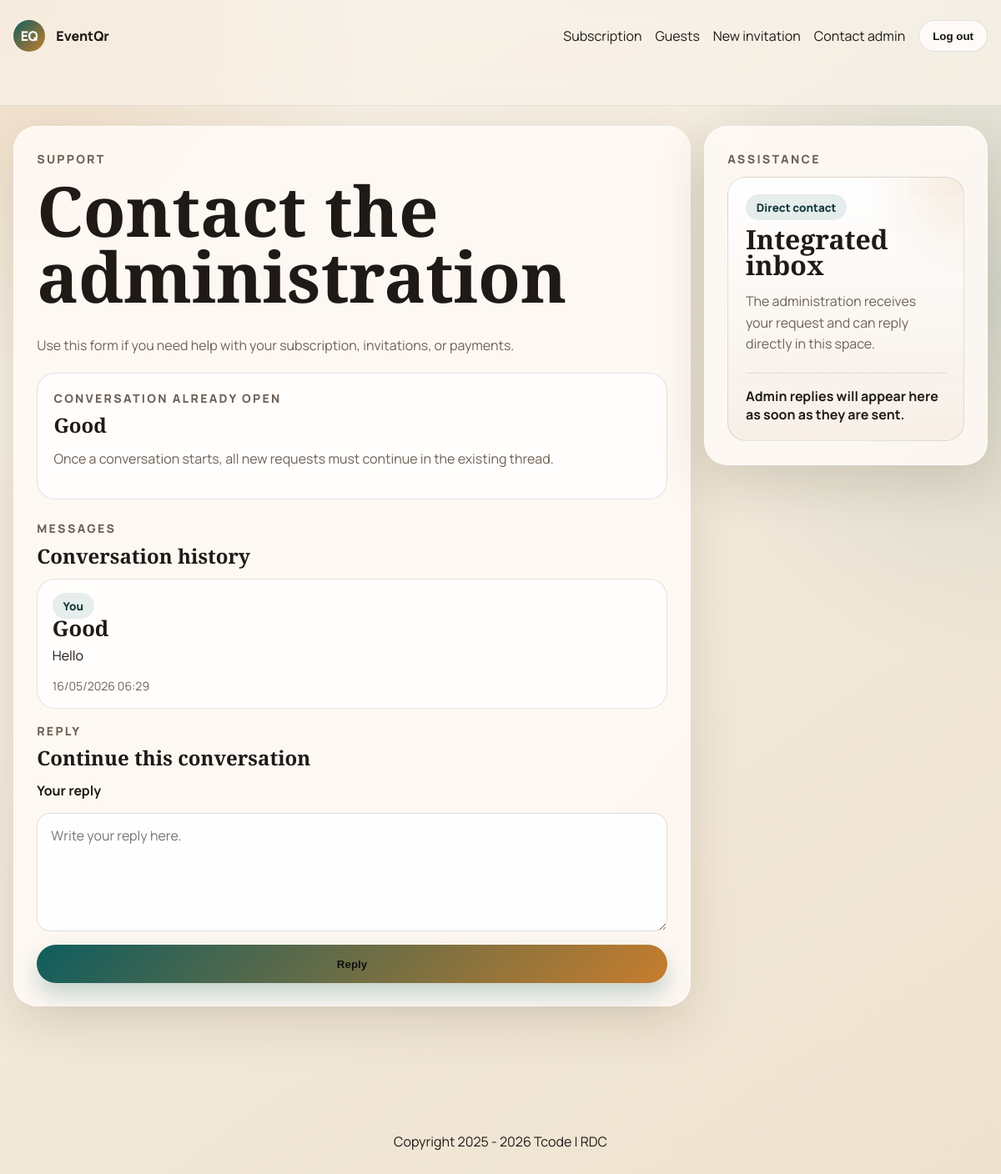
Page /contact-admin/ (signed in) on the committed database.
### invitations/models.py (models this page shows, shortened)
class OrganizerProfile(models.Model):
    MARIAGE = "mariage"
    ANNIVERSAIRE = "anniversaire"
    CONCERT = "concert"
    LANG_FR = "fr"
    LANG_EN = "en"
    EVENT_CHOICES = [
        (MARIAGE, "Mariage"),
        (ANNIVERSAIRE, "Anniversaire"),
        (CONCERT, "Concert"),
    ]
    LANGUAGE_CHOICES = [
        (LANG_FR, "Francais"),
        (LANG_EN, "English"),
    ]
    user = models.OneToOneField(User, on_delete=models.CASCADE, related_name="organizer_profile")
    ceremony_type = models.CharField("Type de ceremonie", max_length=20, choices=EVENT_CHOICES)
    planned_invitations = models.PositiveIntegerField("Nombre d'invitations prevu", default=1)
    phone_number = models.CharField("Numero Mobile Money", max_length=30, blank=True)
    preferred_language = models.CharField(max_length=5, choices=LANGUAGE_CHOICES, default=LANG_FR)
    support_thread_subject = models.CharField(max_length=150, blank=True)
    support_user_can_send = models.BooleanField(default=True)
    last_seen_at = models.DateTimeField(null=True, blank=True)
    created_at = models.DateTimeField(auto_now_add=True)

class SupportMessage(models.Model):
    SENDER_USER = "user"
    SENDER_ADMIN = "admin"
    SENDER_CHOICES = [
        (SENDER_USER, "Utilisateur"),
        (SENDER_ADMIN, "Administration"),
    ]
    organizer = models.ForeignKey(
        OrganizerProfile, on_delete=models.CASCADE, related_name="support_messages"
    )
    sender_type = models.CharField(max_length=10, choices=SENDER_CHOICES, default=SENDER_USER)
    sender_user = models.ForeignKey(
        User, on_delete=models.SET_NULL, null=True, blank=True, related_name="sent_support_messages"
    )
    subject = models.CharField(max_length=150)
    message = models.TextField()
    is_read_by_user = models.BooleanField(default=False)
    is_read_by_admin = models.BooleanField(default=False)
    created_at = models.DateTimeField(auto_now_add=True)
    class Meta:
        ordering = ["-created_at"]
    @property
    def sender_label(self):
        return tr_text("Administration", "Administration") if self.sender_type == self.SENDER_ADMIN else tr_text("Vous", "You")

### invitations/views.py (the view, shortened to what this page needs)
# urls.py: path("contact-admin/", ContactAdminView.as_view(), name="contact-admin"),
class ContactAdminView(LoginRequiredMixin, TemplateView):
    template_name = "invitations/contact_admin.html"
    def get_context_data(self, **kwargs):
        context = super().get_context_data(**kwargs)
        context["form"] = kwargs.get("form") or ContactAdminForm()
        context["reply_form"] = kwargs.get("reply_form") or ContactAdminReplyForm()
        profile = getattr(self.request.user, "organizer_profile", None)
        if profile:
            unread_messages = profile.support_messages.filter(sender_type=SupportMessage.SENDER_ADMIN, is_read_by_user=False)
            unread_messages.update(is_read_by_user=True)
            context["messages_thread"] = profile.support_messages.select_related("sender_user")[:30]
            context["thread_started"] = profile.support_messages.exists()
            context["can_send_message"] = profile.support_user_can_send
        return context

### invitations/forms.py
class ContactAdminForm(forms.Form):
    subject = forms.CharField(
        label="Sujet",
        max_length=150,
        widget=forms.TextInput(attrs={"class": "form-control", "placeholder": "Besoin d'aide sur mon abonnement"}),
    )
    message = forms.CharField(
        label="Message",
        widget=forms.Textarea(
            attrs={"class": "form-control", "rows": 6, "placeholder": "Expliquez votre demande ici."}
        ),
    )
    def __init__(self, *args, **kwargs):
        super().__init__(*args, **kwargs)
        self.fields["subject"].label = tr_text("Sujet", "Subject")
        self.fields["subject"].widget.attrs["placeholder"] = tr_text(
            "Besoin d'aide sur mon abonnement", "Need help with my subscription"
        )
        self.fields["message"].label = tr_text("Message", "Message")
        self.fields["message"].widget.attrs["placeholder"] = tr_text(
            "Expliquez votre demande ici.", "Explain your request here."
        )

class ContactAdminReplyForm(forms.Form):
    message = forms.CharField(
        label="Votre reponse",
        widget=forms.Textarea(
            attrs={"class": "form-control", "rows": 5, "placeholder": "Ecrivez votre reponse ici."}
        ),
    )
    def __init__(self, *args, **kwargs):
        super().__init__(*args, **kwargs)
        self.fields["message"].label = tr_text("Votre reponse", "Your reply")
        self.fields["message"].widget.attrs["placeholder"] = tr_text(
            "Ecrivez votre reponse ici.", "Write your reply here."
        )

### invitations/localization.py (called while the page is built)
def current_language():
    return (translation.get_language() or "fr")[:2]

def is_english():
    return current_language() == "en"

def tr_text(fr_text, en_text):
    return en_text if is_english() else fr_text

### invitations/templatetags/bilingual.py (called while the page is built)
@register.simple_tag(takes_context=True)
def tr(context, fr_text, en_text):
    request = context.get("request")
    language = ""
    if request is not None:
        language = getattr(request, "LANGUAGE_CODE", "")
    language = (language or translation.get_language() or "fr")[:2]
    return en_text if language == "en" else fr_text

### templates/invitations/contact_admin.html (shortened to what this page needs)
{% extends "base.html" %}
{% load bilingual %}
{% block content %}
<main class="form-layout">
    <section class="form-panel">
        <div class="section-head">
            <div>
                <p class="eyebrow">{% tr "Support" "Support" %}</p>
                <h1>{% tr "Contacter l administration" "Contact the administration" %}</h1>
            </div>
        </div>
        <p class="hero-text">
            {% tr "Utilisez ce formulaire si vous avez besoin d aide pour votre abonnement, vos invitations ou vos paiements." "Use this form if you need help with your subscription, invitations, or payments." %}
        </p>
        {% if not thread_started %}
        <form method="post" class="invitation-form">
            {% csrf_token %}
            {% for field in form %}
            <div class="field-group">
                <label for="{{ field.id_for_label }}">{{ field.label }}</label>
                {{ field }}
                {% if field.errors %}
                <div class="error-list">{{ field.errors }}</div>
                {% endif %}
            </div>
            {% endfor %}
            <button class="button button-primary" type="submit">{% tr "Envoyer le message" "Send message" %}</button>
        </form>
        {% else %}
        <div class="import-panel">
            <div>
                <p class="eyebrow">{% tr "Discussion deja ouverte" "Conversation already open" %}</p>
                <h2>{{ request.user.organizer_profile.support_thread_subject|default:"" }}{% if not request.user.organizer_profile.support_thread_subject %}{% tr "Fil de discussion en cours" "Current discussion thread" %}{% endif %}</h2>
                <p class="hero-text">
                    {% tr "Une fois une discussion entamee, toutes les nouvelles demandes passent par le fil existant." "Once a conversation starts, all new requests must continue in the existing thread." %}
                </p>
            </div>
        </div>
        {% endif %}
        {% if messages_thread %}
        <section class="thread-panel">
            <div class="section-head">
                <div>
                    <p class="eyebrow">{% tr "Messages" "Messages" %}</p>
                    <h2>{% tr "Historique des echanges" "Conversation history" %}</h2>
                </div>
            </div>
            <div class="message-thread">
                {% for item in messages_thread %}
                <article class="thread-bubble {% if item.sender_type == 'admin' %}thread-bubble-admin{% else %}thread-bubble-user{% endif %}">
                    <span class="badge">{{ item.sender_label }}</span>
                    <h3>{{ item.subject }}</h3>
                    <p>{{ item.message }}</p>
                    <small class="field-help">{{ item.created_at|date:"d/m/Y H:i" }}</small>
                </article>
                {% endfor %}
            </div>
            {% if thread_started and can_send_message %}
            <form method="post" action="{% url 'invitations:contact-admin-reply' %}" class="invitation-form">
                <div class="section-head">
                    <div>
                        <p class="eyebrow">{% tr "Repondre" "Reply" %}</p>
                        <h2>{% tr "Continuer cette discussion" "Continue this conversation" %}</h2>
                    </div>
                </div>
                {% for field in reply_form %}
                <div class="field-group">
                    <label for="{{ field.id_for_label }}">{{ field.label }}</label>
                    {{ field }}
                </div>
                {% endfor %}
                <button class="button button-primary" type="submit">{% tr "Repondre" "Reply" %}</button>
            </form>
            {% endif %}
        </section>
        {% endif %}
    </section>
    <aside class="preview-panel">
        <p class="eyebrow">{% tr "Assistance" "Assistance" %}</p>
        <div class="preview-card">
            <span class="badge">{% tr "Contact direct" "Direct contact" %}</span>
            <h2>{% tr "Boite de reception integree" "Integrated inbox" %}</h2>
            <p class="preview-copy">
                {% tr "L administration recoit votre demande et peut vous repondre directement dans cet espace." "The administration receives your request and can reply directly in this space." %}
            </p>
            <div class="preview-seat">{% tr "Les reponses de l admin seront visibles ici des leur envoi." "Admin replies will appear here as soon as they are sent." %}</div>
        </div>
    </aside>
</main>
{% endblock %}

### static/css/styles.css (style rules this page uses)
:root { --bg: #f4ecdf; --surface: rgba(255, 250, 245, 0.88); --surface-strong: #fffaf4; --ink: #1f1a17; --muted: #6e6258; --line: rgba(31, 26, 23, 0.12); --accent: #0f5d5e; --accent-2: #c67d2d; --accent-dark: #123739; --success: #1f6f43; --warn: #9a6027; --danger: #8d2b2b; --shadow: 0 20px 60px rgba(64, 39, 16, 0.14); --radius-xl: 28px; --radius-lg: 22px; --radius-md: 16px; }
* { box-sizing: border-box; }
body { margin: 0; min-height: 100vh; color: var(--ink); background: radial-gradient(circle at top left, rgba(198, 125, 45, 0.2), transparent 24%), radial-gradient(circle at right 25%, rgba(15, 93, 94, 0.14), transparent 28%), linear-gradient(145deg, #f8f2e8, #efe2cf); font-family: "Manrope", sans-serif; }
h1, h2, h3 { margin: 0; font-family: "Cormorant Garamond", serif; line-height: 0.95; }
p { line-height: 1.6; }
.nav-row, .nav-links, .section-head, .toolbar, .sheet-header, .sheet-body, .form-layout, .action-row { display: flex; gap: 1rem; }
.nav-row, .section-head, .toolbar, .sheet-header { justify-content: space-between; align-items: center; }
.hero-card, .form-panel, .preview-panel, .listing-section, .invitation-sheet { border: 1px solid rgba(255, 255, 255, 0.6); background: var(--surface); backdrop-filter: blur(16px); box-shadow: var(--shadow); }
.hero-copy h1, .section-head h1 { font-size: clamp(2.8rem, 7vw, 5.2rem); margin-bottom: 1rem; }
.hero-text, .preview-copy, .sheet-text { color: var(--muted); }
.hero-stats, .invitation-form, .field-group, .card-grid { display: grid; gap: 1rem; }
.stat-card, .invite-card, .empty-card, .preview-card { border-radius: var(--radius-lg); padding: 1.3rem; background: var(--surface-strong); border: 1px solid var(--line); }
.stat-card strong, .invite-card h3, .preview-card h2 { display: block; font-size: 2rem; margin: 0.5rem 0; font-family: "Cormorant Garamond", serif; }
.stat-card span, .invite-card dt, .meta-grid span, .eyebrow, .field-help { color: var(--muted); font-size: 0.88rem; }
.eyebrow { margin: 0 0 0.6rem; letter-spacing: 0.16em; font-weight: 800; text-transform: uppercase; }
.listing-section, .form-panel, .preview-panel { border-radius: var(--radius-xl); padding: 1.7rem; }
.import-panel { display: grid; gap: 1rem; margin: 1.2rem 0 0.4rem; padding: 1.2rem; border-radius: var(--radius-lg); background: rgba(255, 255, 255, 0.72); border: 1px solid var(--line); }
.thread-panel { margin-top: 1.5rem; display: grid; gap: 1rem; }
.message-thread { display: grid; gap: 1rem; }
.thread-bubble { padding: 1rem 1.1rem; border-radius: var(--radius-lg); border: 1px solid var(--line); }
.thread-bubble h3, .chart-card h3 { margin-bottom: 0.5rem; font-size: 1.6rem; }
.thread-bubble p { margin: 0.4rem 0 0.7rem; }
.thread-bubble-user { background: rgba(255, 255, 255, 0.82); }
.form-layout { align-items: start; flex-wrap: wrap; }
.form-panel { flex: 1 1 640px; }
.preview-panel { flex: 0 1 340px; }
.field-group label { font-weight: 700; }
.form-control { width: 100%; border: 1px solid rgba(31, 26, 23, 0.14); border-radius: var(--radius-md); padding: 0.95rem 1rem; background: rgba(255, 255, 255, 0.94); color: var(--ink); font: inherit; }
.button { display: inline-flex; align-items: center; justify-content: center; gap: 0.5rem; border: 0; border-radius: 999px; padding: 0.95rem 1.4rem; font-weight: 800; cursor: pointer; transition: transform 0.2s ease, box-shadow 0.2s ease; }
.button-primary { color: #111111; background: linear-gradient(135deg, var(--accent), var(--accent-2)); box-shadow: 0 14px 28px rgba(15, 93, 94, 0.24); }
.badge { display: inline-flex; align-items: center; width: fit-content; border-radius: 999px; padding: 0.4rem 0.8rem; background: rgba(15, 93, 94, 0.1); color: var(--accent-dark); font-size: 0.84rem; font-weight: 800; }
.preview-card { min-height: 100%; background: radial-gradient(circle at top right, rgba(198, 125, 45, 0.14), transparent 28%), linear-gradient(180deg, rgba(255, 255, 255, 0.97), rgba(247, 239, 230, 0.94)); }
.preview-seat { margin-top: 1.3rem; padding-top: 1rem; border-top: 1px solid var(--line); font-weight: 700; }

### rows in the picture
SupportMessage: sender_label "You", subject "Good", message "Hello", created_at "16/05/2026 06:29"

### other values in the picture
{{ request.user.organizer_profile.support_thread_subject|default:"" }} "Good"
{{ field.label }} "Your reply"
